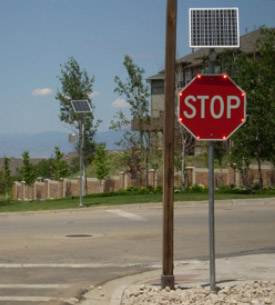
#> input picture testImage.jpg, 275 x 305 px
$ python proposedAlgorithm.py testImage.jpg   (older library calls are emulated)
#> lines starting #> are read from the running program, lines starting #| are printed output that depends on the picture
import cv2
import numpy as np
import sys
from matplotlib import pyplot as plt
import math

def get_input_image(path_to_image):
    image = cv2.imread(path_to_image)
    # [6 lines of commented-out code are left out]
    return image

# [74 lines left out: functions octagon, image_clustering, plot_clustered_data, not called in this run]


def calculate_non_zero(output, original_image):
    num_non_zero = cv2.countNonZero(output.flatten())
    height, width = get_dim(original_image)
    size = height * width
    percentage = float(float(num_non_zero)/float(size))
    return percentage

# [67 lines left out: functions check_aspect_ratio, gabor_filter, gabor2, calc_perimeter, find_yellow, not called in this run]

def fuzzy_yellow(image):
    hsv_image = bgr_to_hsv(image)
    new_image = hsv_image.copy()
    height, width = get_dim(image)
    for x in range(0, height):
        for y in range(0, width):
            hue = hsv_image[x, y][0]
            sat = hsv_image[x, y][1]
            if(20 < hue < 30):
                new_image[x, y] = hsv_image[x,y]
            else:
                new_image[x, y] = [0, 0, 0]

            if(200 < sat < 255):
                new_image[x, y] = hsv_image[x, y]
            else:
                new_image[x, y] = [0, 0, 0]
    cv2.imshow('yellow image', new_image)
    cv2.waitKey(0)
    percentage_yellow = calculate_non_zero(new_image, image)
    return new_image, percentage_yellow

def bgr_to_hsv(image):
    return cv2.cvtColor(image, cv2.COLOR_BGR2HSV)

def fuzzy_red(image):
    hsv_image = bgr_to_hsv(image)
    new_image = hsv_image.copy()
    height, width = get_dim(image)
    cv2.imshow('hsv image', hsv_image)
    cv2.waitKey(0)
    cv2.destroyAllWindows()

    for x in range(0, height):
        for y in range(0, width):
            hue = hsv_image[x, y][0]
            sat = hsv_image[x,y][1]
            # 173
            if(hue < 153):
                new_image[x, y] = [0,0,0]
            # else:
            #     new_image[x, y] = [0, 0, 100]
            if(sat < 150):
                new_image[x, y] = [0,0,0]
            # else:
            #     new_image[x, y] = [0, 0, 100]

    cv2.imshow('formatted', new_image)
    cv2.waitKey(0)
    percentage = calculate_non_zero(new_image, image)
    return new_image, percentage

def get_dim(image):
    return image.shape[0], image.shape[1]

def fuzzy_blue(image):
    hsv_image = bgr_to_hsv(image)
    new_image = hsv_image.copy()
    height, width = get_dim(image)
    for x in range(0, height):
        for y in range(0, width):
            hue = hsv_image[x, y][0]
            sat = hsv_image[x, y][1]
            if(118 < hue < 134):
                new_image[x, y] = hsv_image[x,y]
            else:
                new_image[x, y] = [0, 0, 0]

            if(200 < sat < 255):
                new_image[x, y] = hsv_image[x, y]
            else:
                new_image[x, y] = [0, 0, 0]
    cv2.imshow('Blue image', cv2.cvtColor(new_image, cv2.COLOR_HSV2BGR))
    cv2.waitKey(0)
    percentage_blue = calculate_non_zero(new_image, image)
    #return cv2.cvtColor(new_image, cv2.COLOR_HSV2BGR), percentage_blue
    return new_image, percentage_blue

def fuzzy_green(image):
    hsv_image = bgr_to_hsv(image)
    new_image = hsv_image.copy()
    height, width = get_dim(image)
    for x in range(0, height):
        for y in range(0, width):
            hue = hsv_image[x, y][0]
            sat = hsv_image[x, y][1]
            if(75 < hue < 91):
                new_image[x, y] = hsv_image[x,y]
            else:
                new_image[x, y] = [0, 0, 0]

            if(178 < sat < 255):
                new_image[x, y] = hsv_image[x, y]
            else:
                new_image[x, y] = [0, 0, 0]
    cv2.imshow('Green image', new_image)
    cv2.waitKey(0)
    percentage_green = calculate_non_zero(new_image, image)
    return new_image, percentage_green


def main():
    if len(sys.argv) < 1:
        print ('Not enough parameters')
        print ('Usage:\nmorph_lines_detection.py < path_to_image >')
        return -1

    img_name = sys.argv[1]
    image = get_input_image(img_name)
#> in get_input_image, image is the input picture: shape (305, 275, 3); mean B, G, R 106.8, 114.9, 116
    green, green_per = fuzzy_green(image)
#> in bgr_to_hsv, `return cv2.cvtColor(image, cv2.COLOR_BGR2HSV)`: returned value: shape (305, 275, 3); mean H, S, V 52.7, 79.4, 130.1
#> in fuzzy_green, `height, width = get_dim(image)`: height = 305; width = 275
#> after the loop in fuzzy_green, `for x in range(0, height):`: new_image: shape (305, 275, 3); mean H, S, V 5.7, 12.2, 4.8
#> in calculate_non_zero, `num_non_zero = cv2.countNonZero(output.flatten())`: num_non_zero = 13851
#> in calculate_non_zero, `height, width = get_dim(original_image)`: height = 305; width = 275
#> in calculate_non_zero, `size = height * width`: size = 83875
#> in calculate_non_zero, `percentage = float(float(num_non_zero)/float(size))`: percentage = 0.165
#> green_per = 0.165
    red, red_per = fuzzy_red(image)
#> in fuzzy_red, `height, width = get_dim(image)`: height = 305; width = 275
#> after the loop in fuzzy_red, `for x in range(0, height):`: new_image: shape (305, 275, 3); mean H, S, V 5, 6.6, 3.3
#> in fuzzy_red, `percentage = calculate_non_zero(new_image, image)`: percentage = 0.0836
#> red_per = 0.0836
    yellow, yellow_per = fuzzy_yellow(image)
#> in fuzzy_yellow, `height, width = get_dim(image)`: height = 305; width = 275
#> after the loop in fuzzy_yellow, `for x in range(0, height):`: new_image: shape (305, 275, 3); mean H, S, V 5, 9.2, 3.8
#> in fuzzy_yellow, `percentage_yellow = calculate_non_zero(new_image, image)`: percentage_yellow = 0.117
#> yellow_per = 0.117
    blue, blue_per = fuzzy_blue(image)
#> in fuzzy_blue, `height, width = get_dim(image)`: height = 305; width = 275
#> in fuzzy_blue, `cv2.imshow('Blue image', cv2.cvtColor(new_image, cv2.COLOR_HSV2BGR))`:
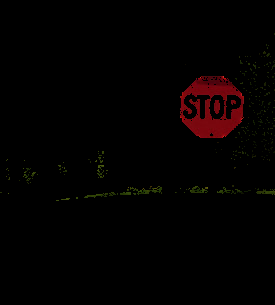
#> window 'Blue image': shape (305, 275, 3); mean B, G, R 0.5, 0.8, 3.7
#> in fuzzy_blue, `percentage_blue = calculate_non_zero(new_image, image)`: percentage_blue = 0.117
#> blue_per = 0.117

    if red_per > blue_per and red_per > yellow_per and red_per > green_per:
        cv2.imwrite('ye.png', red)
    elif blue_per > red_per and blue_per > yellow_per and blue_per > green_per:
        cv2.imwrite('ye.png', blue)
    elif yellow_per > red_per and yellow_per > blue_per and yellow_per > green_per:
        cv2.imwrite('ye.png', yellow)
    elif green_per > red_per and green_per > blue_per and green_per > yellow_per:
        cv2.imwrite('ye.png', green)

    # find_yellow(image)

if __name__ == '__main__':
    main()

$ run again, on y2.jpg
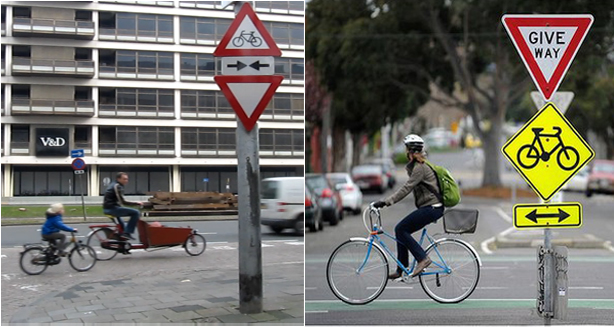
#> input picture y2.jpg, 614 x 327 px
#> in get_input_image, image is the input picture: shape (327, 614, 3); mean B, G, R 106.2, 112.3, 114.5
#> in fuzzy_green, `height, width = get_dim(image)`: height = 327; width = 614
#> num_non_zero = 25213
#> in calculate_non_zero, `height, width = get_dim(original_image)`: height = 327; width = 614
#> size = 200778
#> in calculate_non_zero, `percentage = float(float(num_non_zero)/float(size))`: percentage = 0.126
#> in fuzzy_red, `height, width = get_dim(image)`: height = 327; width = 614
#> in fuzzy_red, `percentage = calculate_non_zero(new_image, image)`: percentage = 0.0386
#> in fuzzy_yellow, `height, width = get_dim(image)`: height = 327; width = 614
#> percentage_yellow = 0.0986
#> in fuzzy_blue, `height, width = get_dim(image)`: height = 327; width = 614
#> in fuzzy_blue, `cv2.imshow('Blue image', cv2.cvtColor(new_image, cv2.COLOR_HSV2BGR))`:
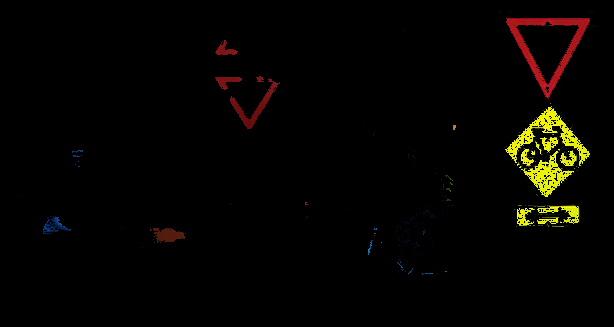
#> window 'Blue image': shape (327, 614, 3); mean B, G, R 0.8, 3.9, 5.5
#> percentage_blue = 0.0986
